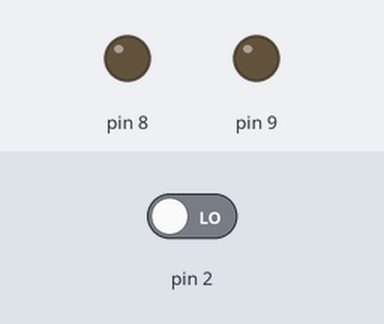
Bench run of a sketch on a simulated Arduino Uno, built with avr-gcc and run on an emulated ATmega328P. Shown: output pins drawn as LEDs (lit = HIGH). The inputs (shaded band) are chosen by the test bench; at power-on: pin 2 LOW.

Above: at 1.2 s.
1.3 s: pin 2 driven HIGH
At 2.5 s:
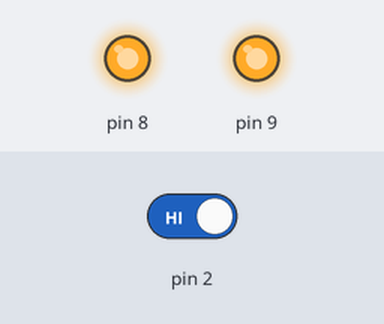
2.8 s: pin 2 driven LOW
At 3.6 s:
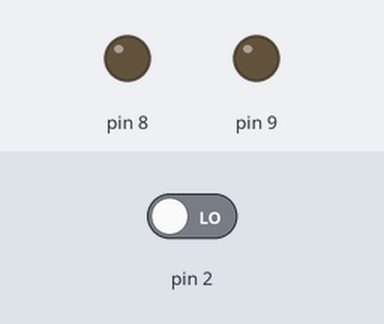
Timing chart, 0 to 5.8 s (numbered marks = the images above; inputs shaded):
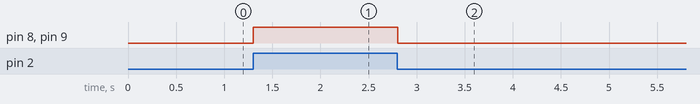

The sketch:

vibration_detector.ino
```cpp
void setup() {
  pinMode(2, INPUT);
  pinMode(8, OUTPUT);
  pinMode(9, OUTPUT);
}

void loop() {
  if (digitalRead(2) == HIGH) {
    digitalWrite(8, HIGH);
    digitalWrite(9, HIGH);
  } else {
    digitalWrite(8, LOW);
    digitalWrite(9, LOW);
  }

  delay(20);
}
```

Measured:
- after the input at 1.3 s, pin 8, pin 9: LOW → HIGH at once
- after the input at 2.8 s, pin 8, pin 9: HIGH → LOW at once
